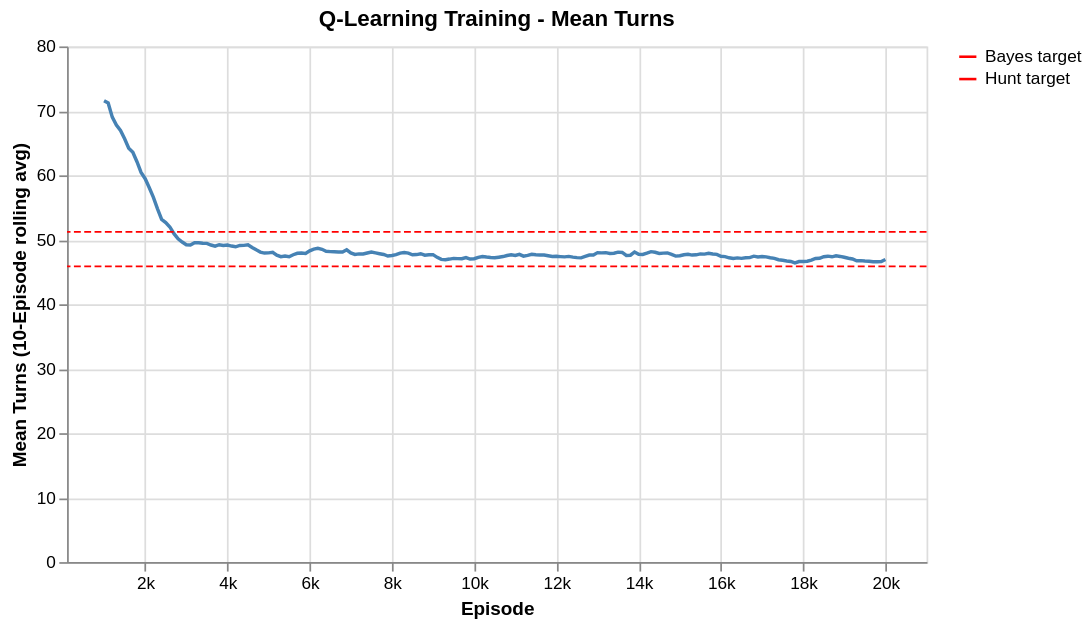

Write notebook code for a chart like this one.
### Code cell
# Summary Stats
print(f"Total episodes:  {q_learning_df['episode'].max()}")
print(f"Total steps:     {q_learning_df['steps'].max()}")
print(f"Best mean turns: {q_learning_df['mean_turns'].min():.1f}")
print(f"Hunt baseline:   {HUNT_BASELINE_TURNS:.1f}")
print(f"Bayes baseline:  {BAYESIAN_BASELINE_TURNS:.1f}")

mean_turns = make_chart(q_learning_df, "mean_turns", arg_col="episode")
mean_turns += bayes_baseline_rule + hunt_baseline_rule

title = alt.TitleParams("Q-Learning Training - Mean Turns", anchor="middle")
c = mean_turns.resolve_scale(color="independent").properties(title=title)
c.save(IMG_DIR / "mean_turns.png", ppi=300, scale_factor=2)
c.show()

### Figure 1 — Vega specification as saved in the notebook (floating-point values rounded to 4 significant figures; data arrays with more than 128 entries replaced by an {"elided": "..."} marker saying what was removed)
{"$schema": "https://vega.github.io/schema/vega/v6.json", "data": [{"name": "source_0", "values": {"elided": "200 records"}}, {"name": "source_1", "values": [{"series": "Bayes target", "y": 45.88}]}, {"name": "source_2", "values": [{"series": "Hunt target", "y": 51.23}]}, {"name": "source_0_x_domain_episode", "values": [{"min": 100, "max": 20000}]}], "marks": [{"type": "line", "name": "layer_0_marks", "from": {"data": "source_0"}, "sort": {"field": "x"}, "encode": {"update": {"strokeWidth": {"value": 2}, "y": {"field": "mean_turns_rolling", "scale": "y"}, "stroke": {"value": "steelblue"}, "x": {"field": "episode", "scale": "x"}, "defined": {"signal": "isValid(datum[\"episode\"]) && isFinite(+datum[\"episode\"]) && isValid(datum[\"mean_turns_rolling\"]) && isFinite(+datum[\"mean_turns_rolling\"])"}}}, "style": ["line"]}, {"type": "rule", "name": "layer_1_layer_0_marks", "from": {"data": "source_1"}, "encode": {"update": {"x": {"field": {"signal": null, "datum": null, "group": "width", "parent": null}}, "x2": {"value": 0}, "y": {"field": "y", "scale": "y"}, "strokeDash": {"value": [4, 2]}, "stroke": {"field": "series", "scale": "layer_1_color"}}}, "style": ["rule"]}, {"type": "rule", "name": "layer_1_layer_1_marks", "from": {"data": "source_2"}, "encode": {"update": {"stroke": {"field": "series", "scale": "layer_1_color"}, "x2": {"value": 0}, "strokeDash": {"value": [4, 2]}, "y": {"field": "y", "scale": "y"}, "x": {"field": {"signal": null, "datum": null, "group": "width", "parent": null}}}}, "style": ["rule"]}], "scales": [{"name": "x", "type": "linear", "domain": [{"signal": "(data(\"source_0_x_domain_episode\")[0] || {}).min"}, {"signal": "(data(\"source_0_x_domain_episode\")[0] || {}).max"}], "range": [0, {"signal": "width"}], "domainMax": 21000, "zero": false}, {"name": "y", "type": "linear", "domain": {"fields": [{"data": "source_0", "field": "mean_turns_rolling"}, {"data": "source_1", "field": "y"}, {"data": "source_2", "field": "y"}]}, "range": [{"signal": "height"}, 0], "nice": true, "zero": true}, {"name": "layer_1_color", "type": "ordinal", "domain": {"fields": [["Bayes target"], ["Hunt target"]]}, "range": ["red"]}], "axes": [{"scale": "x", "minExtent": 0, "zindex": 0, "labels": false, "gridScale": "y", "maxExtent": 0, "ticks": false, "grid": true, "aria": false, "orient": "bottom", "tickCount": {"signal": "ceil(width/40)"}, "domain": false}, {"scale": "y", "labels": false, "aria": false, "tickCount": {"signal": "ceil(height/40)"}, "minExtent": 0, "orient": "left", "gridScale": "x", "ticks": false, "grid": true, "maxExtent": 0, "zindex": 0, "domain": false}, {"scale": "x", "grid": false, "orient": "bottom", "encode": {"labels": {"update": {"text": {"signal": "datum.value / 1000 + 'k'"}}}}, "title": "Episode", "labelFlush": true, "zindex": 0, "tickCount": {"signal": "ceil(width/40)"}, "labelOverlap": true}, {"scale": "y", "labelOverlap": true, "zindex": 0, "orient": "left", "tickCount": {"signal": "ceil(height/40)"}, "grid": false, "title": "Mean Turns (10-Episode rolling avg)"}], "title": {"text": "Q-Learning Training - Mean Turns", "anchor": "middle", "frame": "group"}, "background": "white", "height": 300, "width": 500, "padding": 5, "style": "cell", "legends": [{"stroke": "layer_1_color", "symbolType": "stroke"}]}
